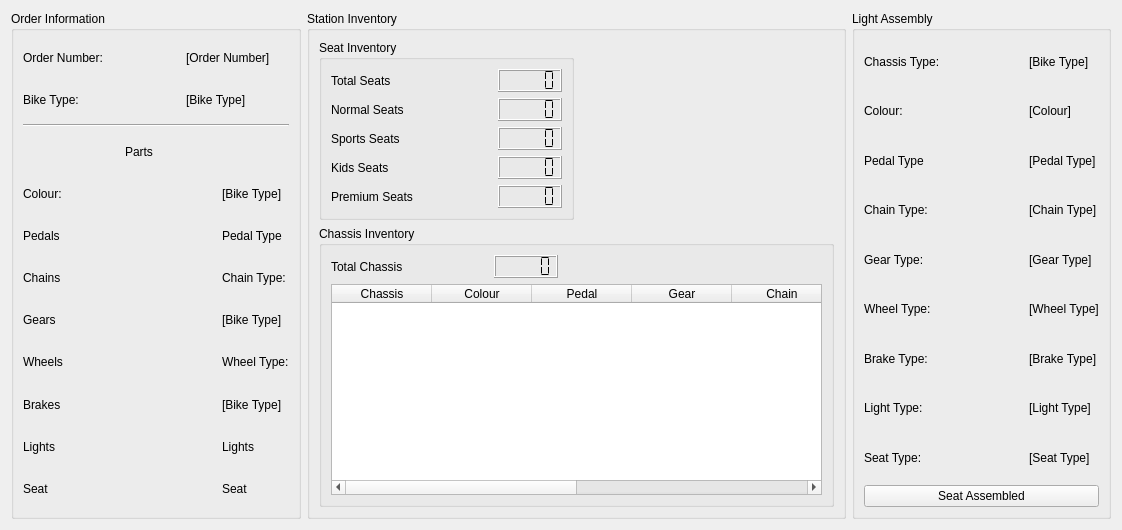
      <widget class="QWidget" name="SeatAssembly">
       <attribute name="title">
        <string>Seats</string>
       </attribute>
       <layout class="QGridLayout" name="gridLayout_70">
        <item row="0" column="0">
         <widget class="QGroupBox" name="SeatsOrder">
          <property name="minimumSize">
           <size>
            <width>281</width>
            <height>385</height>
           </size>
          </property>
          <property name="title">
           <string>Order Information</string>
          </property>
          <layout class="QGridLayout" name="gridLayout_32">
           <item row="5" column="3">
            <widget class="QLabel" name="PedalType_10">
             <property name="text">
              <string>Pedal Type</string>
             </property>
            </widget>
           </item>
           <item row="4" column="1" colspan="2">
            <spacer name="horizontalSpacer_164">
             <property name="orientation">
              <enum>Qt::Orientation::Horizontal</enum>
             </property>
             <property name="sizeHint" stdset="0">
              <size>
               <width>61</width>
               <height>20</height>
              </size>
             </property>
            </spacer>
           </item>
           <item row="14" column="0">
            <widget class="QLabel" name="SeatLabel_10">
             <property name="text">
              <string>Seat</string>
             </property>
            </widget>
           </item>
           <item row="1" column="0">
            <widget class="QLabel" name="BikeTypeLabel_10">
             <property name="text">
              <string>Bike Type:</string>
             </property>
            </widget>
           </item>
           <item row="13" column="0">
            <widget class="QLabel" name="LightsLabel_10">
             <property name="text">
              <string>Lights</string>
             </property>
            </widget>
           </item>
           <item row="0" column="1">
            <spacer name="horizontalSpacer_160">
             <property name="orientation">
              <enum>Qt::Orientation::Horizontal</enum>
             </property>
             <property name="sizeHint" stdset="0">
              <size>
               <width>35</width>
               <height>20</height>
              </size>
             </property>
            </spacer>
           </item>
           <item row="4" column="3">
            <widget class="QLabel" name="Colour_10">
             <property name="text">
              <string>[Bike Type]</string>
             </property>
            </widget>
           </item>
           <item row="5" column="0">
            <widget class="QLabel" name="PedalLabel_10">
             <property name="text">
              <string>Pedals</string>
             </property>
            </widget>
           </item>
           <item row="8" column="1" colspan="2">
            <spacer name="horizontalSpacer_168">
             <property name="orientation">
              <enum>Qt::Orientation::Horizontal</enum>
             </property>
             <property name="sizeHint" stdset="0">
              <size>
               <width>61</width>
               <height>20</height>
              </size>
             </property>
            </spacer>
           </item>
           <item row="13" column="1" colspan="2">
            <spacer name="horizontalSpacer_170">
             <property name="orientation">
              <enum>Qt::Orientation::Horizontal</enum>
             </property>
             <property name="sizeHint" stdset="0">
              <size>
               <width>61</width>
               <height>20</height>
              </size>
             </property>
            </spacer>
           </item>
           <item row="8" column="3">
            <widget class="QLabel" name="GearType_10">
             <property name="text">
              <string>[Bike Type]</string>
             </property>
            </widget>
           </item>
           <item row="13" column="3">
            <widget class="QLabel" name="LightsType_10">
             <property name="text">
              <string>Lights</string>
             </property>
            </widget>
           </item>
           <item row="7" column="3">
            <widget class="QLabel" name="ChainType_10">
             <property name="text">
              <string>Chain Type:</string>
             </property>
            </widget>
           </item>
           <item row="12" column="1" colspan="2">
            <spacer name="horizontalSpacer_169">
             <property name="orientation">
              <enum>Qt::Orientation::Horizontal</enum>
             </property>
             <property name="sizeHint" stdset="0">
              <size>
               <width>61</width>
               <height>20</height>
              </size>
             </property>
            </spacer>
           </item>
           <item row="7" column="0">
            <widget class="QLabel" name="ChainLabel_10">
             <property name="text">
              <string>Chains</string>
             </property>
            </widget>
           </item>
           <item row="12" column="3">
            <widget class="QLabel" name="BrakesType_10">
             <property name="text">
              <string>[Bike Type]</string>
             </property>
            </widget>
           </item>
           <item row="5" column="1" colspan="2">
            <spacer name="horizontalSpacer_165">
             <property name="orientation">
              <enum>Qt::Orientation::Horizontal</enum>
             </property>
             <property name="sizeHint" stdset="0">
              <size>
               <width>61</width>
               <height>20</height>
              </size>
             </property>
            </spacer>
           </item>
           <item row="12" column="0">
            <widget class="QLabel" name="BrakesLabel_10">
             <property name="text">
              <string>Brakes</string>
             </property>
            </widget>
           </item>
           <item row="3" column="0">
            <spacer name="horizontalSpacer_162">
             <property name="orientation">
              <enum>Qt::Orientation::Horizontal</enum>
             </property>
             <property name="sizeHint" stdset="0">
              <size>
               <width>96</width>
               <height>20</height>
              </size>
             </property>
            </spacer>
           </item>
           <item row="3" column="1">
            <widget class="QLabel" name="PartsLabel_10">
             <property name="text">
              <string>Parts</string>
             </property>
             <property name="scaledContents">
              <bool>false</bool>
             </property>
             <property name="wordWrap">
              <bool>false</bool>
             </property>
            </widget>
           </item>
           <item row="1" column="2" colspan="2">
            <widget class="QLabel" name="BikeType_10">
             <property name="text">
              <string>[Bike Type]</string>
             </property>
            </widget>
           </item>
           <item row="8" column="0">
            <widget class="QLabel" name="GearsLabel_10">
             <property name="text">
              <string>Gears</string>
             </property>
            </widget>
           </item>
           <item row="0" column="2" colspan="2">
            <widget class="QLabel" name="OrderNumber_10">
             <property name="text">
              <string>[Order Number]</string>
             </property>
            </widget>
           </item>
           <item row="3" column="2" colspan="2">
            <spacer name="horizontalSpacer_163">
             <property name="orientation">
              <enum>Qt::Orientation::Horizontal</enum>
             </property>
             <property name="sizeHint" stdset="0">
              <size>
               <width>103</width>
               <height>20</height>
              </size>
             </property>
            </spacer>
           </item>
           <item row="14" column="3">
            <widget class="QLabel" name="SeatType_10">
             <property name="text">
              <string>Seat</string>
             </property>
            </widget>
           </item>
           <item row="4" column="0">
            <widget class="QLabel" name="ColourLabel_10">
             <property name="text">
              <string>Colour:</string>
             </property>
            </widget>
           </item>
           <item row="2" column="0" colspan="4">
            <widget class="Line" name="line_11">
             <property name="orientation">
              <enum>Qt::Orientation::Horizontal</enum>
             </property>
            </widget>
           </item>
           <item row="0" column="0">
            <widget class="QLabel" name="OrderNumberLabel_10">
             <property name="text">
              <string>Order Number:</string>
             </property>
            </widget>
           </item>
           <item row="1" column="1">
            <spacer name="horizontalSpacer_161">
             <property name="orientation">
              <enum>Qt::Orientation::Horizontal</enum>
             </property>
             <property name="sizeHint" stdset="0">
              <size>
               <width>35</width>
               <height>20</height>
              </size>
             </property>
            </spacer>
           </item>
           <item row="9" column="1" colspan="2">
            <spacer name="horizontalSpacer_166">
             <property name="orientation">
              <enum>Qt::Orientation::Horizontal</enum>
             </property>
             <property name="sizeHint" stdset="0">
              <size>
               <width>61</width>
               <height>20</height>
              </size>
             </property>
            </spacer>
           </item>
           <item row="9" column="0">
            <widget class="QLabel" name="WheelsLabel_10">
             <property name="text">
              <string>Wheels</string>
             </property>
            </widget>
           </item>
           <item row="9" column="3">
            <widget class="QLabel" name="WheelType_10">
             <property name="text">
              <string>Wheel Type:</string>
             </property>
            </widget>
           </item>
           <item row="14" column="1" colspan="2">
            <spacer name="horizontalSpacer_171">
             <property name="orientation">
              <enum>Qt::Orientation::Horizontal</enum>
             </property>
             <property name="sizeHint" stdset="0">
              <size>
               <width>40</width>
               <height>20</height>
              </size>
             </property>
            </spacer>
           </item>
           <item row="7" column="1" colspan="2">
            <spacer name="horizontalSpacer_167">
             <property name="orientation">
              <enum>Qt::Orientation::Horizontal</enum>
             </property>
             <property name="sizeHint" stdset="0">
              <size>
               <width>40</width>
               <height>20</height>
              </size>
             </property>
            </spacer>
           </item>
          </layout>
         </widget>
        </item>
        <item row="0" column="1">
         <widget class="QGroupBox" name="ChassisStationInventoryBox_8">
          <property name="title">
           <string>Station Inventory</string>
          </property>
          <layout class="QGridLayout" name="gridLayout_52">
           <item row="0" column="0">
            <widget class="QGroupBox" name="PedalStationChassisInventoryBox_14">
             <property name="title">
              <string>Seat Inventory</string>
             </property>
             <layout class="QGridLayout" name="gridLayout_53">
              <item row="2" column="1">
               <spacer name="horizontalSpacer_259">
                <property name="orientation">
                 <enum>Qt::Orientation::Horizontal</enum>
                </property>
                <property name="sizeHint" stdset="0">
                 <size>
                  <width>30</width>
                  <height>17</height>
                 </size>
                </property>
               </spacer>
              </item>
              <item row="1" column="1">
               <spacer name="horizontalSpacer_238">
                <property name="orientation">
                 <enum>Qt::Orientation::Horizontal</enum>
                </property>
                <property name="sizeHint" stdset="0">
                 <size>
                  <width>40</width>
                  <height>20</height>
                 </size>
                </property>
               </spacer>
              </item>
              <item row="1" column="2">
               <widget class="QLCDNumber" name="PedalStationInventoryNormalChassis_10">
                <property name="segmentStyle">
                 <enum>QLCDNumber::SegmentStyle::Flat</enum>
                </property>
               </widget>
              </item>
              <item row="3" column="1">
               <spacer name="horizontalSpacer_263">
                <property name="orientation">
                 <enum>Qt::Orientation::Horizontal</enum>
                </property>
                <property name="sizeHint" stdset="0">
                 <size>
                  <width>61</width>
                  <height>14</height>
                 </size>
                </property>
               </spacer>
              </item>
              <item row="2" column="2">
               <widget class="QLCDNumber" name="PedalStationInventoryKidsChassis_16">
                <property name="segmentStyle">
                 <enum>QLCDNumber::SegmentStyle::Flat</enum>
                </property>
               </widget>
              </item>
              <item row="3" column="2">
               <widget class="QLCDNumber" name="PedalStationInventoryKidsChassis_17">
                <property name="segmentStyle">
                 <enum>QLCDNumber::SegmentStyle::Flat</enum>
                </property>
               </widget>
              </item>
              <item row="2" column="0">
               <widget class="QLabel" name="PedalStationInventoryTotalKidsChassisLabel_17">
                <property name="text">
                 <string>Sports Seats</string>
                </property>
               </widget>
              </item>
              <item row="1" column="0">
               <widget class="QLabel" name="PedalStationInventoryNormalChassisLabel_9">
                <property name="text">
                 <string>Normal Seats</string>
                </property>
               </widget>
              </item>
              <item row="5" column="1">
               <spacer name="horizontalSpacer_264">
                <property name="orientation">
                 <enum>Qt::Orientation::Horizontal</enum>
                </property>
                <property name="sizeHint" stdset="0">
                 <size>
                  <width>64</width>
                  <height>14</height>
                 </size>
                </property>
               </spacer>
              </item>
              <item row="0" column="1">
               <spacer name="horizontalSpacer_240">
                <property name="orientation">
                 <enum>Qt::Orientation::Horizontal</enum>
                </property>
                <property name="sizeHint" stdset="0">
                 <size>
                  <width>37</width>
                  <height>20</height>
                 </size>
                </property>
               </spacer>
              </item>
              <item row="0" column="0">
               <widget class="QLabel" name="PedalStationInventoryTotalChassisLabel_13">
                <property name="text">
                 <string>Total Seats</string>
                </property>
               </widget>
              </item>
              <item row="0" column="2">
               <widget class="QLCDNumber" name="PedalStationInventoryTotalChassis_13">
                <property name="segmentStyle">
                 <enum>QLCDNumber::SegmentStyle::Flat</enum>
                </property>
               </widget>
              </item>
              <item row="3" column="0">
               <widget class="QLabel" name="PedalStationInventoryTotalKidsChassisLabel_18">
                <property name="text">
                 <string>Kids Seats</string>
                </property>
               </widget>
              </item>
              <item row="5" column="2">
               <widget class="QLCDNumber" name="PedalStationInventoryKidsChassis_18">
                <property name="segmentStyle">
                 <enum>QLCDNumber::SegmentStyle::Flat</enum>
                </property>
               </widget>
              </item>
              <item row="5" column="0">
               <widget class="QLabel" name="PedalStationInventoryTotalKidsChassisLabel_19">
                <property name="text">
                 <string>Premium Seats</string>
                </property>
               </widget>
              </item>
             </layout>
            </widget>
           </item>
           <item row="1" column="0" colspan="2">
            <widget class="QGroupBox" name="PedalStationChassisInventoryBox_15">
             <property name="title">
              <string>Chassis Inventory</string>
             </property>
             <layout class="QGridLayout" name="gridLayout_54">
              <item row="0" column="3">
               <spacer name="horizontalSpacer_261">
                <property name="orientation">
                 <enum>Qt::Orientation::Horizontal</enum>
                </property>
                <property name="sizeHint" stdset="0">
                 <size>
                  <width>258</width>
                  <height>20</height>
                 </size>
                </property>
               </spacer>
              </item>
              <item row="0" column="1">
               <spacer name="horizontalSpacer_260">
                <property name="orientation">
                 <enum>Qt::Orientation::Horizontal</enum>
                </property>
                <property name="sizeHint" stdset="0">
                 <size>
                  <width>62</width>
                  <height>20</height>
                 </size>
                </property>
               </spacer>
              </item>
              <item row="0" column="2">
               <widget class="QLCDNumber" name="PedalStationInventoryTotalChassis_14">
                <property name="segmentStyle">
                 <enum>QLCDNumber::SegmentStyle::Flat</enum>
                </property>
               </widget>
              </item>
              <item row="0" column="0">
               <widget class="QLabel" name="PedalStationInventoryTotalChassisLabel_14">
                <property name="text">
                 <string>Total Chassis</string>
                </property>
               </widget>
              </item>
              <item row="1" column="0" colspan="4">
               <widget class="QTableWidget" name="tableWidget_6">
                <property name="minimumSize">
                 <size>
                  <width>491</width>
                  <height>211</height>
                 </size>
                </property>
                <column>
                 <property name="text">
                  <string>Chassis</string>
                 </property>
                </column>
                <column>
                 <property name="text">
                  <string>Colour</string>
                 </property>
                </column>
                <column>
                 <property name="text">
                  <string>Pedal</string>
                 </property>
                </column>
                <column>
                 <property name="text">
                  <string>Gear</string>
                 </property>
                </column>
                <column>
                 <property name="text">
                  <string>Chain</string>
                 </property>
                </column>
                <column>
                 <property name="text">
                  <string>Wheels</string>
                 </property>
                </column>
                <column>
                 <property name="text">
                  <string>Brakes</string>
                 </property>
                </column>
                <column>
                 <property name="text">
                  <string>Lights</string>
                 </property>
                </column>
               </widget>
              </item>
             </layout>
            </widget>
           </item>
           <item row="0" column="1">
            <spacer name="horizontalSpacer_262">
             <property name="orientation">
              <enum>Qt::Orientation::Horizontal</enum>
             </property>
             <property name="sizeHint" stdset="0">
              <size>
               <width>40</width>
               <height>20</height>
              </size>
             </property>
            </spacer>
           </item>
          </layout>
         </widget>
        </item>
        <item row="0" column="2">
         <widget class="QGroupBox" name="LightAssemblyBox">
          <property name="title">
           <string>Light Assembly</string>
          </property>
          <layout class="QGridLayout" name="gridLayout_11">
           <item row="5" column="0">
            <widget class="QLabel" name="label_227">
             <property name="text">
              <string>Chain Type:</string>
             </property>
            </widget>
           </item>
           <item row="10" column="0">
            <widget class="QLabel" name="label_237">
             <property name="text">
              <string>Seat Type:</string>
             </property>
            </widget>
           </item>
           <item row="10" column="1">
            <spacer name="horizontalSpacer_265">
             <property name="orientation">
              <enum>Qt::Orientation::Horizontal</enum>
             </property>
             <property name="sizeHint" stdset="0">
              <size>
               <width>44</width>
               <height>14</height>
              </size>
             </property>
            </spacer>
           </item>
           <item row="0" column="2">
            <widget class="QLabel" name="label_224">
             <property name="text">
              <string>[Bike Type]</string>
             </property>
            </widget>
           </item>
           <item row="5" column="2">
            <widget class="QLabel" name="label_228">
             <property name="text">
              <string>[Chain Type]</string>
             </property>
            </widget>
           </item>
           <item row="8" column="2">
            <widget class="QLabel" name="label_234">
             <property name="text">
              <string>[Brake Type]</string>
             </property>
            </widget>
           </item>
           <item row="6" column="2">
            <widget class="QLabel" name="label_230">
             <property name="text">
              <string>[Gear Type]</string>
             </property>
            </widget>
           </item>
           <item row="0" column="0">
            <widget class="QLabel" name="label_223">
             <property name="text">
              <string>Chassis Type:</string>
             </property>
            </widget>
           </item>
           <item row="9" column="1">
            <spacer name="horizontalSpacer_258">
             <property name="orientation">
              <enum>Qt::Orientation::Horizontal</enum>
             </property>
             <property name="sizeHint" stdset="0">
              <size>
               <width>44</width>
               <height>14</height>
              </size>
             </property>
            </spacer>
           </item>
           <item row="1" column="2">
            <widget class="QLabel" name="label_226">
             <property name="text">
              <string>[Colour]</string>
             </property>
            </widget>
           </item>
           <item row="9" column="0">
            <widget class="QLabel" name="label_235">
             <property name="text">
              <string>Light Type:</string>
             </property>
            </widget>
           </item>
           <item row="1" column="0">
            <widget class="QLabel" name="label_225">
             <property name="text">
              <string>Colour:</string>
             </property>
            </widget>
           </item>
           <item row="1" column="1">
            <spacer name="horizontalSpacer_253">
             <property name="orientation">
              <enum>Qt::Orientation::Horizontal</enum>
             </property>
             <property name="sizeHint" stdset="0">
              <size>
               <width>40</width>
               <height>20</height>
              </size>
             </property>
            </spacer>
           </item>
           <item row="7" column="0">
            <widget class="QLabel" name="label_231">
             <property name="text">
              <string>Wheel Type:</string>
             </property>
            </widget>
           </item>
           <item row="6" column="1">
            <spacer name="horizontalSpacer_255">
             <property name="orientation">
              <enum>Qt::Orientation::Horizontal</enum>
             </property>
             <property name="sizeHint" stdset="0">
              <size>
               <width>47</width>
               <height>20</height>
              </size>
             </property>
            </spacer>
           </item>
           <item row="10" column="2">
            <widget class="QLabel" name="label_238">
             <property name="text">
              <string>[Seat Type]</string>
             </property>
            </widget>
           </item>
           <item row="8" column="1">
            <spacer name="horizontalSpacer_257">
             <property name="orientation">
              <enum>Qt::Orientation::Horizontal</enum>
             </property>
             <property name="sizeHint" stdset="0">
              <size>
               <width>44</width>
               <height>14</height>
              </size>
             </property>
            </spacer>
           </item>
           <item row="0" column="1">
            <spacer name="horizontalSpacer_252">
             <property name="orientation">
              <enum>Qt::Orientation::Horizontal</enum>
             </property>
             <property name="sizeHint" stdset="0">
              <size>
               <width>40</width>
               <height>20</height>
              </size>
             </property>
            </spacer>
           </item>
           <item row="8" column="0">
            <widget class="QLabel" name="label_233">
             <property name="text">
              <string>Brake Type:</string>
             </property>
            </widget>
           </item>
           <item row="7" column="2">
            <widget class="QLabel" name="label_232">
             <property name="text">
              <string>[Wheel Type]</string>
             </property>
            </widget>
           </item>
           <item row="6" column="0">
            <widget class="QLabel" name="label_229">
             <property name="text">
              <string>Gear Type:</string>
             </property>
            </widget>
           </item>
           <item row="7" column="1">
            <spacer name="horizontalSpacer_256">
             <property name="orientation">
              <enum>Qt::Orientation::Horizontal</enum>
             </property>
             <property name="sizeHint" stdset="0">
              <size>
               <width>44</width>
               <height>17</height>
              </size>
             </property>
            </spacer>
           </item>
           <item row="5" column="1">
            <spacer name="horizontalSpacer_254">
             <property name="orientation">
              <enum>Qt::Orientation::Horizontal</enum>
             </property>
             <property name="sizeHint" stdset="0">
              <size>
               <width>40</width>
               <height>20</height>
              </size>
             </property>
            </spacer>
           </item>
           <item row="13" column="0" colspan="3">
            <widget class="QPushButton" name="pushButton_18">
             <property name="text">
              <string>Seat Assembled</string>
             </property>
            </widget>
           </item>
           <item row="9" column="2">
            <widget class="QLabel" name="label_236">
             <property name="text">
              <string>[Light Type]</string>
             </property>
            </widget>
           </item>
           <item row="3" column="1">
            <spacer name="horizontalSpacer_275">
             <property name="orientation">
              <enum>Qt::Orientation::Horizontal</enum>
             </property>
             <property name="sizeHint" stdset="0">
              <size>
               <width>77</width>
               <height>20</height>
              </size>
             </property>
            </spacer>
           </item>
           <item row="3" column="2">
            <widget class="QLabel" name="label_45">
             <property name="text">
              <string>[Pedal Type]</string>
             </property>
            </widget>
           </item>
           <item row="3" column="0">
            <widget class="QLabel" name="label_110">
             <property name="text">
              <string>Pedal Type</string>
             </property>
            </widget>
           </item>
          </layout>
         </widget>
        </item>
       </layout>
      </widget>
